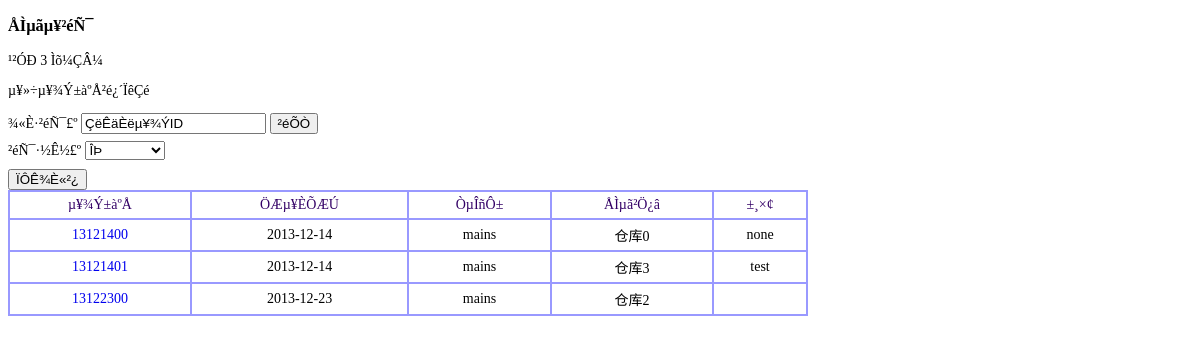
The page /inquire_others/inquire_check_receipt.php (signed in) on the database as committed earlier.
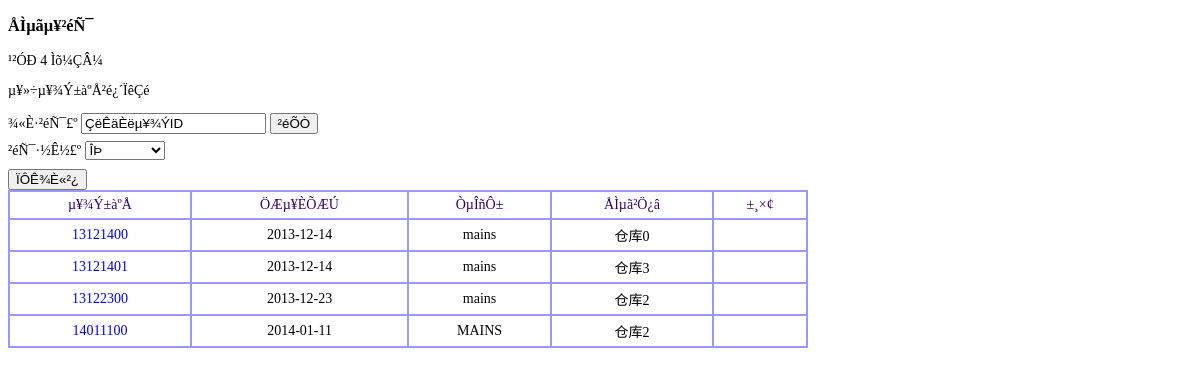
The same page on the database as committed later.
### tables this page shows
CREATE TABLE `test_check` (
  `id` varchar(8) NOT NULL,
  `date` varchar(10) default NULL,
  `yewuyuan` varchar(10) default NULL,
  `warehouse` varchar(4) default NULL,
  `remark` varchar(100) default NULL,
  `itemstring` varchar(200) default NULL,
  PRIMARY KEY  (`id`)
);

CREATE TABLE `table_warehouse` (
  `id` varchar(4) NOT NULL,
  `name` varchar(10) NOT NULL,
  `fuzeren` varchar(10) default NULL,
  `phone` varchar(8) default NULL,
  `address` varchar(50) default NULL,
  `remark` varchar(50) default NULL,
  PRIMARY KEY  (`id`,`name`)
);

### inquire_others/inquire_check_receipt.php (the view, shortened to what this page needs)
<?php
	$limit_string = '';
	$query = "select count(*) as num from test_check where 1".$limit_string;
	$result = mysql_query($query) or die("Invalid query: " . mysql_error());
	$RS = mysql_fetch_array($result);
	$num = $RS[num];
	$query = "select * from test_check where 1".$limit_string;
	$result_receipt = mysql_query($query);
?>
<!DOCTYPE html PUBLIC "-//W3C//DTD XHTML 1.0 Transitional//EN" "http://www.w3.org/TR/xhtml1/DTD/xhtml1-transitional.dtd">
<html xmlns="http://www.w3.org/1999/xhtml">
<head>
</head>
<body style="width:800px; font-size:14px">
<h3>ÅÌµãµ¥²éÑ¯</h3>
<?php
echo "<p>¹²ÓÐ $num Ìõ¼ÇÂ¼</p>";
?>
<p>µ¥»÷µ¥¾Ý±àºÅ²é¿´ÏêÇé</p>
<div style="margin-bottom:8px; height:20px">
¾«È·²éÑ¯£º
<input id="receipt_id" name="receipt_id" type="text" value="ÇëÊäÈëµ¥¾ÝID" onclick="this.value=''" onblur="if(this.value=='') this.value='ÇëÊäÈëµ¥¾ÝID'"/>
<input name="search" type="button" value="²éÕÒ" onclick="url='../receipt_check/receipt_show_check.php?id=' + document.getElementById('receipt_id').value;window.open(url,'_blank')"/>
</div>
<div style="margin-bottom:8px; height:20px">
  <div style="float:left">²éÑ¯·½Ê½£º
    <select id="inquiry" name="inquiry" onchange="optionChange(this)">
      <option value="none" selected="selected">ÎÞ</option>
    </select>
  </div>
</div>
<div><input name="" type="button" value="ÏÔÊ¾È«²¿" onclick="location.href='inquire_check_receipt.php'"/></div>
<table id="MyTable" width="100%" border="1" cellspacing="0" cellpadding="5" bordercolor="#9999FF">
  <thead style="color: #330066">
  <tr align="center" bordercolor="#9999FF">
    <td onclick="SortTable('MyTable',0,'string')" style="cursor:pointer">µ¥¾Ý±àºÅ</td>
    <td onclick="SortTable('MyTable',1,'string')" style="cursor:pointer">ÖÆµ¥ÈÕÆÚ</td>
	<td onclick="SortTable('MyTable',2,'string')" style="cursor:pointer">ÒµÎñÔ±</td>
	<td onclick="SortTable('MyTable',3,'string')" style="cursor:pointer">ÅÌµã²Ö¿â</td>
    <td>±¸×¢</td>
  </tr>
  </thead>
  <tbody>
  <?php
	while($RS = mysql_fetch_array($result_receipt))
	{
		echo "<tr align='center' bordercolor='#9999FF'>";
		echo "<td customvalue='$RS[id]'><a href='../receipt_check/receipt_show_check.php?id=$RS[id]'>$RS[id]</a></td>\n";
		echo "<td>$RS[date]</td>\n";
		echo "<td>$RS[yewuyuan]</td>\n";
		$query = "select name from table_warehouse where id = '$RS[warehouse]'";
		$result = mysql_query($query);
		$RS2 = mysql_fetch_array($result);
		echo "<td>$RS2[name]</td>\n";
		echo "<td>$RS[remark]</td>\n";
		echo "</tr>";
	}
?></tbody>
</table>
</body>
</html>

Rows that differ between the two databases and show on the page:
changed test_check "仓库0": remark "none" → (not shown)
changed test_check "仓库3": remark "test" → (not shown)
added test_check: id "14011100", date "2014-01-11", yewuyuan "MAINS", table_warehouse.name "仓库2"
Other text that changed with them:
$num: "3" → "4"
